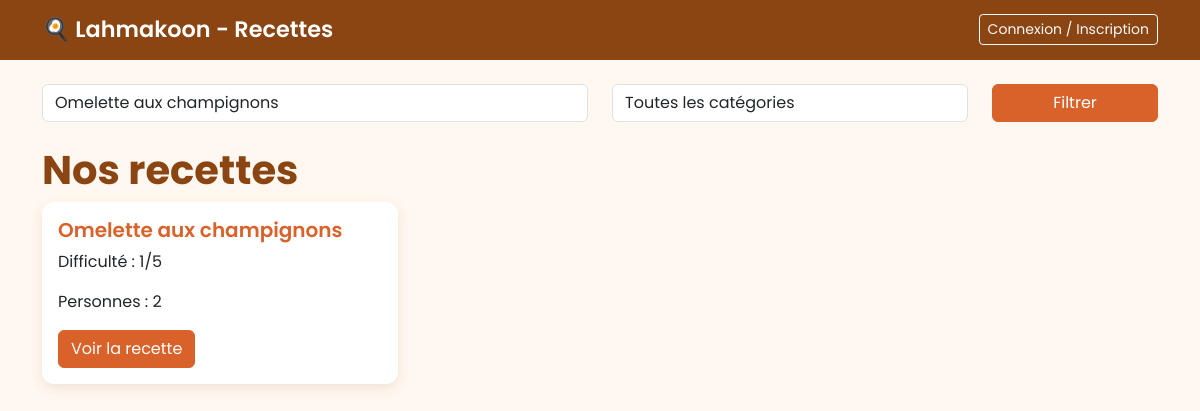
Screenshot of /projet/index.php?recherche=Omelette aux champignons with the database file from the repository.
### tables this page shows
CREATE TABLE Recette
(
    r_id INTEGER PRIMARY KEY AUTO_INCREMENT,
    u_id INTEGER,
    c_id INTEGER,
    titre VARCHAR(128),
    descript TEXT,
    tps_prep INTEGER,
    tps_cuis INTEGER,
    nb_prsn INTEGER,
    diff INTEGER CHECK (diff BETWEEN 1 AND 5),

    FOREIGN KEY(u_id) REFERENCES Utilisateur(u_id),
    FOREIGN KEY(c_id) REFERENCES Categorie(c_id)
);

### projet/index.php (the view, shortened to what this page needs)
<?php
    require_once 'includes/connexion.php';
    $sql = 'SELECT r_id, titre, diff, nb_prsn FROM Recette WHERE 1=1';
    $params = [];
    if (!empty($_GET['recherche']))
    {
        $sql .= ' AND titre LIKE ?';
        $params[] = '%' . $_GET['recherche'] . '%';
    }
    $stmt = $pdo->prepare($sql);
    $stmt->execute($params);
    $recettes = $stmt->fetchAll();
?>
<!DOCTYPE html>
<html lang="fr">
<head>
    <link rel="stylesheet" href="https://cdn.jsdelivr.net/npm/bootstrap@5.3.0/dist/css/bootstrap.min.css">
    <link rel="stylesheet" href="assets/style.css">
</head>
<body>
    <?php require_once 'includes/navbar.php'; ?>
<div class="container mt-4">
    <form method="GET" action="index.php" class="row mb-4">
        <div class="col-md-6">
            <input type="text" name="recherche" class="form-control" placeholder="Rechercher une recette..." value="<?= htmlspecialchars($_GET['recherche'] ?? '') ?>">
        </div>
        <div class="col-md-4">
            <select name="categorie" class="form-control">
                <option value="">Toutes les catégories</option>
            </select>
        </div>
        <div class="col-md-2">
            <button type="submit" class="btn btn-primary w-100">Filtrer</button>
        </div>
    </form>
    <h1>Nos recettes</h1>
    <div class="row">
        <?php foreach ($recettes as $recette) : ?>
            <div class="col-md-4 mb-3">
                <div class="card">
                    <div class="card-body">
                        <h5 class="card-title"><?= htmlspecialchars($recette['titre']) ?></h5>
                        <p class="card-text">Difficulté : <?= $recette['diff'] ?>/5</p>
                        <p class="card-text">Personnes : <?= $recette['nb_prsn'] ?></p>
                        <a href="detail.php?id=<?= $recette['r_id'] ?>" class="btn btn-primary">Voir la recette</a>
                    </div>
                </div>
            </div>
        <?php endforeach; ?>
    </div>
</div>
</body>
</html>

### projet/assets/style.css (style rules this page uses)
body { background-color: #FFF8F0; color: #3D2B1F; font-family: 'Poppins', sans-serif; }
h1, h2, h3 { color: #8B4513; font-weight: 700; }
.card { border: none; border-radius: 12px; box-shadow: 0 4px 12px rgba(139, 69, 19, 0.12); transition: transform 0.2s ease, box-shadow 0.2s ease; }
.card-title { color: #D9622B; font-weight: 600; }
.btn-primary { background-color: #D9622B; border-color: #D9622B; }

### rows the page displays
recette: titre "Omelette aux champignons", diff "1", nb_prsn "2"
